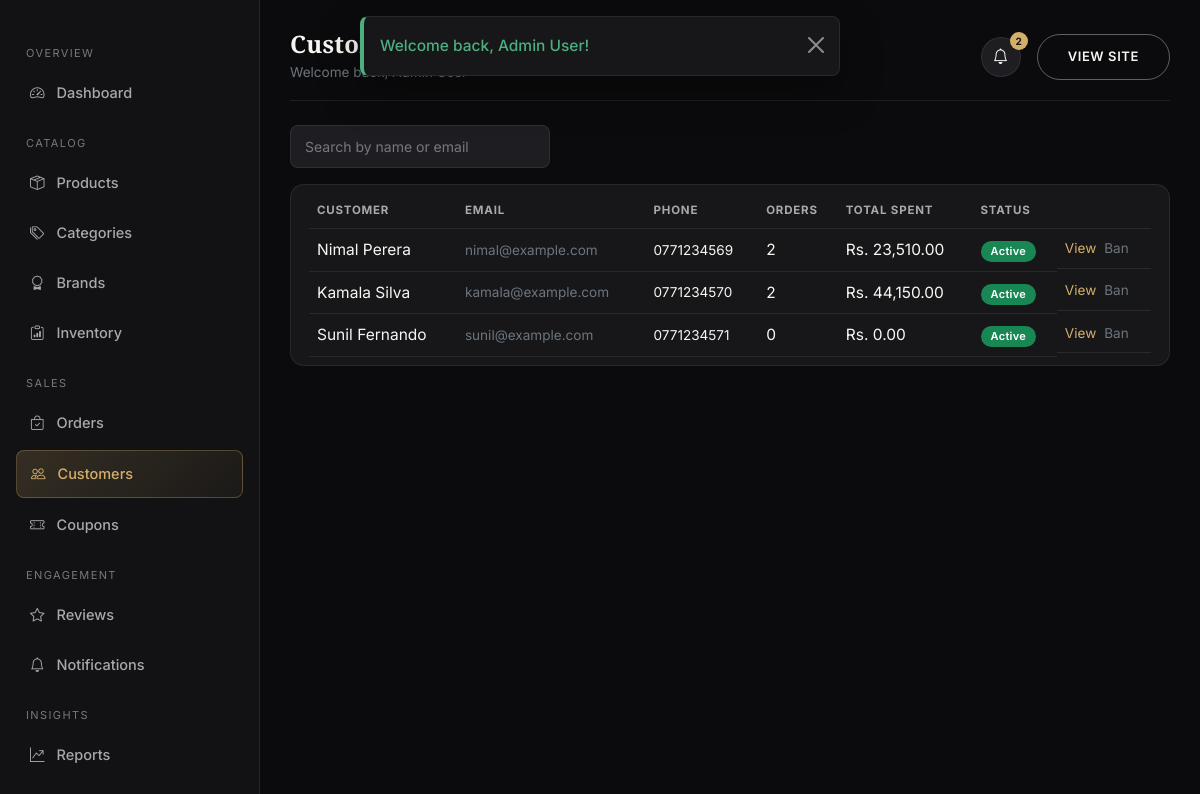
Screenshot of /admin/customers/index.php (signed in) with the database file from the repository.
### tables this page shows
CREATE TABLE users (
    user_id INT AUTO_INCREMENT PRIMARY KEY,
    role_id INT NOT NULL DEFAULT 1,
    full_name VARCHAR(120) NOT NULL,
    email VARCHAR(150) NOT NULL UNIQUE,
    phone VARCHAR(20) DEFAULT NULL,
    password_hash VARCHAR(255) NOT NULL,
    profile_image VARCHAR(255) DEFAULT NULL,
    status ENUM('active','inactive','banned') NOT NULL DEFAULT 'active',
    reset_token VARCHAR(191) DEFAULT NULL,
    reset_token_expires DATETIME DEFAULT NULL,
    last_login DATETIME DEFAULT NULL,
    created_at TIMESTAMP NOT NULL DEFAULT CURRENT_TIMESTAMP,
    updated_at TIMESTAMP NOT NULL DEFAULT CURRENT_TIMESTAMP ON UPDATE CURRENT_TIMESTAMP,
    FOREIGN KEY (role_id) REFERENCES roles(role_id),
    INDEX idx_email (email),
    INDEX idx_role (role_id)
);

### includes/functions.php (called while the page is built, shortened)
<?php
function e($value): string
{
    return htmlspecialchars((string)($value ?? ''), ENT_QUOTES, 'UTF-8');
}
function money($amount): string
{
    return 'Rs. ' . number_format((float)$amount, 2);
}
    ob_start(); ?>

### admin/customers/index.php (the view, shortened to what this page needs)
<?php
$pdo = db();
$q = trim($_GET['q'] ?? '');
$where = "role_id = 1"; $params = [];
$stmt = $pdo->prepare("SELECT u.*, (SELECT COUNT(*) FROM orders o WHERE o.user_id = u.user_id) AS order_count,
                        (SELECT COALESCE(SUM(total_amount),0) FROM orders o WHERE o.user_id = u.user_id AND o.order_status != 'cancelled') AS total_spent
                        FROM users u WHERE $where ORDER BY u.created_at DESC");
$stmt->execute($params);
$customers = $stmt->fetchAll();
require __DIR__ . '/../../includes/header.php';
?>
<div class="sc-dash-wrap">
  <?php require __DIR__ . '/../includes/sidebar.php'; ?>
  <main class="sc-content">
    <?php require __DIR__ . '/../includes/topbar.php'; ?>
    <form method="get" class="mb-3"><input type="text" name="q" class="form-control form-control-sm" style="width:260px" placeholder="Search by name or email" value="<?= e($q) ?>"></form>
    <div class="sc-table-wrap">
      <table class="table align-middle mb-0">
        <thead class="sc-thead"><tr><th>Customer</th><th>Email</th><th>Phone</th><th>Orders</th><th>Total Spent</th><th>Status</th><th></th></tr></thead>
        <tbody>
          <?php foreach ($customers as $c): ?>
            <tr>
              <td><?= e($c['full_name']) ?></td>
              <td class="small text-secondary"><?= e($c['email']) ?></td>
              <td class="small"><?= e($c['phone']) ?></td>
              <td><?= (int)$c['order_count'] ?></td>
              <td><?= money($c['total_spent']) ?></td>
              <td><span class="badge sc-badge bg-<?= $c['status'] === 'active' ? 'success' : 'danger' ?>"><?= ucfirst($c['status']) ?></span></td>
              <td class="d-flex gap-2">
                <a href="<?= BASE_URL ?>admin/customers/details.php?id=<?= $c['user_id'] ?>" class="text-gold small">View</a>
                <a href="?toggle=<?= $c['user_id'] ?>" class="text-secondary small js-confirm" data-confirm="<?= $c['status'] === 'active' ? 'Ban' : 'Reactivate' ?> this customer?"><?= $c['status'] === 'active' ? 'Ban' : 'Unban' ?></a>
              </td>
            </tr>
          <?php endforeach; ?>
        </tbody>
      </table>
    </div>
  </main>
</div>
<?php require __DIR__ . '/../../includes/dash-footer.php'; ?>

### assets/css/style.css (style rules this page uses)
:root { --sc-black: #0b0b0d; --sc-charcoal: #121214; --sc-charcoal-2: #17171a; --sc-charcoal-3: #1e1e22; --sc-border: rgba(255, 255, 255, 0.08); --sc-white: #f7f6f3; --sc-gray: #a8a8ad; --sc-gray-dim: #77777d; --sc-gold: #d4af6a; --sc-gold-soft: #e8cd9a; --sc-gold-deep: #b9903f; --sc-success: #4caf80; --sc-danger: #e0665f; --sc-warning: #e0b25f; --sc-info: #6fa8dc; --sc-radius: 14px; --sc-radius-sm: 8px; --sc-shadow: 0 10px 30px rgba(0, 0, 0, 0.35); --sc-transition: all .28s cubic-bezier(.4,0,.2,1); --sc-font-heading: 'Playfair Display', Georgia, serif; --sc-font-body: 'Inter', -apple-system, BlinkMacSystemFont, 'Segoe UI', sans-serif; }
* { box-sizing: border-box; }
body { background: var(--sc-black); color: var(--sc-white); font-family: var(--sc-font-body); font-size: 15.5px; line-height: 1.65; -webkit-font-smoothing: antialiased; animation: scPageFadeIn .18s ease both; }
a { color: var(--sc-gold); text-decoration: none; transition: var(--sc-transition); }
.form-control, .form-select { background: var(--sc-charcoal-3); border: 1px solid var(--sc-border); color: var(--sc-white); border-radius: var(--sc-radius-sm); padding: 10px 14px; }
.form-control::placeholder { color: var(--sc-gray-dim); }
.table { color: var(--sc-white); }
.table > :not(caption) > * > * { background: transparent; border-bottom-color: var(--sc-border); color: var(--sc-white); }
.sc-table-wrap { background: var(--sc-charcoal-2); border: 1px solid var(--sc-border); border-radius: var(--sc-radius); padding: 8px 18px; }
thead.sc-thead th { color: var(--sc-gray); text-transform: uppercase; font-size: 11.5px; letter-spacing: .8px; border-bottom-color: var(--sc-border) !important; }
.sc-badge { font-weight: 600; font-size: 11px; padding: 5px 10px; border-radius: 20px; letter-spacing: .3px; }
.sc-dash-wrap { display: flex; align-items: flex-start; min-height: calc(100vh - 76px); }
.sc-content { flex: 1; padding: 30px; max-width: 100%; overflow-x: hidden; }
.text-gold { color: var(--sc-gold) !important; }

### rows the page displays
users: full_name "Nimal Perera", email "nimal@example.com", phone "0771234569", order_count "2", total_spent "Rs. 23,510.00", status "Active", shows "Ban"
users: full_name "Kamala Silva", email "kamala@example.com", phone "0771234570", order_count "2", total_spent "Rs. 44,150.00", status "Active", shows "Ban"
users: full_name "Sunil Fernando", email "sunil@example.com", phone "0771234571", order_count "0", total_spent "Rs. 0.00", status "Active", shows "Ban"

### other values shown
$f['message'] "Welcome back, Admin User!"
$label "Dashboard Products Categories Brands Inventory Orders Customers Coupons Reviews Notifications Reports"
$pageTitle "Customers"
$adminNotifCount "2"
